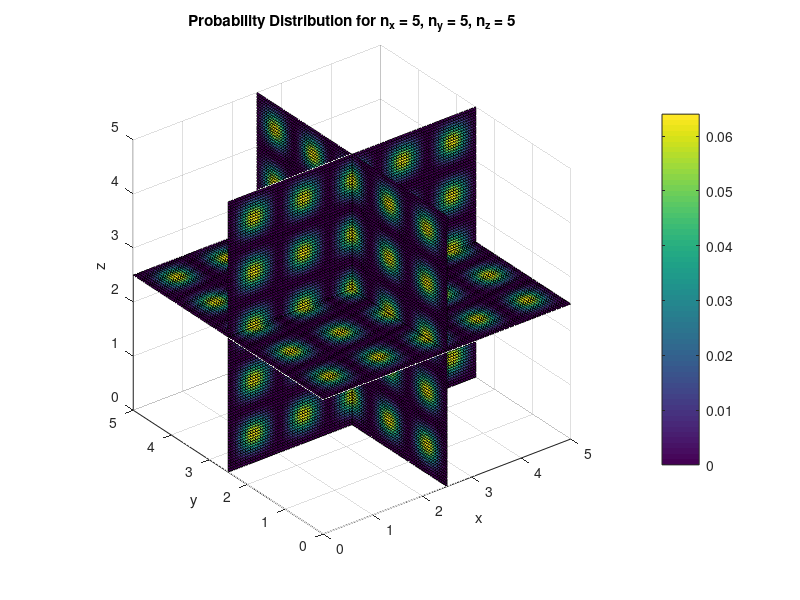

Reproduce this figure in MATLAB.
% inf_well_3d.m : infinitely deep potential well in 3D
% author : hdpoorna
% MATLAB R2018b

%% Initialization

clc;
clear;
close all;

h = 6.626e-34;      % Planck's constant
h_bar = h/(2*pi);

m_e = 9.109e-31;    % mass of an electron
m = m_e;

Lx = input('Enter Lx (>0): ');
Ly = input('Enter Ly (>0): ');
Lz = input('Enter Lz (>0): ');

x = 0:Lx/100:Lx;
y = 0:Ly/100:Ly;
z = 0:Lz/100:Lz;
[X,Y,Z] = meshgrid(x,y,z);

nx = input('Enter nx (1,2,..): ');
ny = input('Enter ny (1,2,..): ');
nz = input('Enter nz (1,2,..): ');

%% Plotting probability distribution

figure('Name', 'Probability Distribution');
psi_xyz = sqrt(8/(Lx*Ly*Lz))*sin(nx*pi*X/Lx).*sin(ny*pi*Y/Ly).*sin(nz*pi*Z/Lz);

prob_xyz = abs(psi_xyz).^2;

% slice 1
xslice = Lx/2;        % location of y-z planes
yslice = Ly/2;        % location of x-z planes
zslice = Lz/2;        % location of x-y planes

%{
% slice 3
xslice = [Lx/4, Lx/2, 3*Lx/4];        % location of y-z planes
yslice = [Ly/4, Ly/2, 3*Ly/4];        % location of x-z planes
zslice = [Lz/4, Lz/2, 3*Lz/4];        % location of x-y planes
%}

slice(X, Y, Z, prob_xyz, xslice, yslice, zslice)
xlabel('x'); ylabel('y'); zlabel('z'); colorbar; daspect([1 1 1]);
title(sprintf('Probability Distribution for n_x = %s, n_y = %s, n_z = %s', num2str(nx), num2str(ny), num2str(nz)));